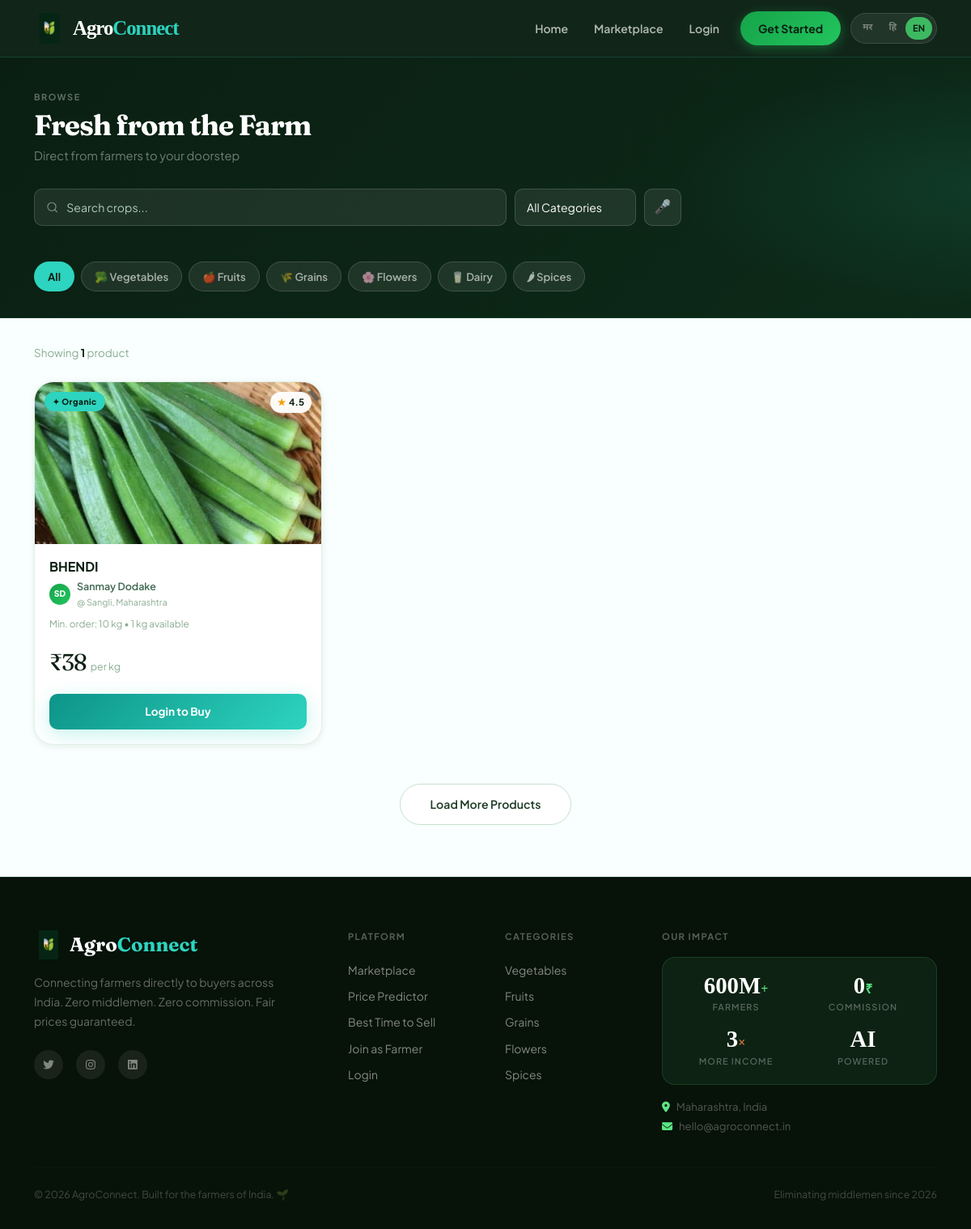
/marketplace, run on the app's committed database.
### models.py (models this page shows)
class Product(db.Model):
    __tablename__ = 'products'
    product_id  = db.Column(db.Integer, primary_key=True)
    farmer_id   = db.Column(db.Integer, db.ForeignKey('users.user_id'), nullable=False)
    crop_name   = db.Column(db.String(100), nullable=False)
    category    = db.Column(db.String(50))
    quantity    = db.Column(db.Float)
    unit        = db.Column(db.String(20))
    price       = db.Column(db.Float)
    mrp         = db.Column(db.Float, nullable=True)   # MRP / original price
    description = db.Column(db.Text)
    image       = db.Column(db.String(200), default='default.jpg')
    status      = db.Column(db.String(20), default='available')
    created_at  = db.Column(db.DateTime, default=datetime.utcnow)
    farmer      = db.relationship('User', foreign_keys=[farmer_id])

class User(db.Model):
    __tablename__ = 'users'
    user_id    = db.Column(db.Integer, primary_key=True)
    name       = db.Column(db.String(100), nullable=False)
    email      = db.Column(db.String(100), unique=True, nullable=False)
    password   = db.Column(db.String(200), nullable=False)
    role       = db.Column(db.String(20), nullable=False)
    phone      = db.Column(db.String(15))
    location   = db.Column(db.String(100))
    created_at = db.Column(db.DateTime, default=datetime.utcnow)

### routes/buyer.py (the view)
@buyer.route('/marketplace')
def marketplace():
    search = request.args.get('search', '')
    category = request.args.get('category', '')
    query = Product.query.filter_by(status='available')
    if search:
        query = query.filter(Product.crop_name.ilike(f'%{search}%'))
    if category:
        query = query.filter_by(category=category)
    products = query.order_by(Product.created_at.desc()).all()
    return render_template('buyer/marketplace.html', products=products, search=search)

### translations.py (called while the page is built)
def t(key, lang='en'):
    entry = TRANSLATIONS.get(key, {})
    return entry.get(lang) or entry.get('en') or key

### templates/buyer/marketplace.html (shortened to what this page needs)
{% extends 'base.html' %}
{% block content %}
<div class="page-hdr">
  <div class="container" style="position:relative;z-index:2;">
    <div class="page-hdr-eyebrow">Browse</div>
    <h1 style="font-size:2.2rem;margin-bottom:6px;">{{ t('market_title') }}</h1>
    <p style="margin-bottom:28px;">{{ t('market_subtitle') }}</p>
    <form method="GET" action="/marketplace" id="searchForm">
      <div style="display:flex;gap:10px;flex-wrap:wrap;max-width:800px;">
        <div class="search-wrap" style="flex:1;min-width:240px;background:rgba(255,255,255,0.08);border-color:rgba(255,255,255,0.15);">
          <svg width="16" height="16" fill="none" viewBox="0 0 24 24"><circle cx="11" cy="11" r="8" stroke="rgba(255,255,255,0.45)" stroke-width="1.8"/><path d="m21 21-4.35-4.35" stroke="rgba(255,255,255,0.45)" stroke-width="1.8" stroke-linecap="round"/></svg>
          <input type="text" name="search" id="searchInput" value="{{ search }}" placeholder="{{ t('search_ph') }}" style="color:#fff;">
        </div>
        <select name="category" style="background:rgba(255,255,255,0.08);border:1px solid rgba(255,255,255,0.15);border-radius:var(--r-sm);padding:0 36px 0 14px;color:#fff;font-size:0.88rem;outline:none;cursor:pointer;font-family:inherit;min-width:150px;appearance:none;" onchange="this.form.submit()">
          <option value="" style="background:#0d2a18;" {% if not request.args.get('category') %}selected{% endif %}>All Categories</option>
        </select>
        <button type="button" onclick="startVoiceSearch()" title="Voice Search" style="width:46px;height:46px;background:rgba(255,255,255,0.08);border:1px solid rgba(255,255,255,0.15);border-radius:var(--r-sm);cursor:pointer;font-size:1.05rem;flex-shrink:0;transition:all 0.18s;" onmouseover="this.style.background='rgba(45,212,191,0.15)'" onmouseout="this.style.background='rgba(255,255,255,0.08)'">🎤</button>
      </div>
      <div id="voiceStatus" style="color:rgba(45,212,191,0.75);font-size:0.80rem;margin-top:8px;min-height:18px;"></div>
      <div style="display:flex;gap:8px;flex-wrap:wrap;margin-top:18px;">
        {% for cat,emoji in [('','All'),('vegetables','🥦 Vegetables'),('fruits','🍎 Fruits'),('grains','🌾 Grains'),('flowers','🌸 Flowers'),('dairy','🥛 Dairy'),('spices','🌶 Spices')] %}
        <a href="/marketplace{% if cat %}?category={{ cat }}{% endif %}" class="cat-pill {% if (not cat and not request.args.get('category')) or request.args.get('category')==cat %}active{% endif %}">{{ emoji }}</a>
        {% endfor %}
      </div>
    </form>
  </div>
</div>
<div class="page-body" style="padding-top:32px;">
  <div class="container">
    <p style="font-size:0.84rem;color:var(--txt-300);margin-bottom:24px;">
      Showing <strong style="color:var(--txt-900);">{{ products|length }}</strong> product{{ 's' if products|length!=1 else '' }}{% if search %} &middot; matching "{{ search }}"{% endif %}
    </p>
    {% if products %}
    <div class="row g-4">
      {% for product in products %}
      <div class="col-6 col-md-4">
        <div class="product-card">
          <div style="position:relative;overflow:hidden;">
            <img class="product-card-img" src="/static/images/{{ product.image }}" alt="{{ product.crop_name }}"
                 onerror="this.src='https://images.unsplash.com/photo-1540420773420-3366772f4999?w=400'">
            {% if product.category in ['vegetables','fruits'] %}
            <div style="position:absolute;top:12px;left:12px;background:var(--accent);color:#0a1f12;font-size:0.63rem;font-weight:800;padding:4px 10px;border-radius:var(--r-pill);letter-spacing:0.05em;">✦ Organic</div>
            {% endif %}
            <div style="position:absolute;top:12px;right:12px;background:rgba(255,255,255,0.95);color:var(--txt-900);font-size:0.72rem;font-weight:700;padding:4px 9px;border-radius:var(--r-pill);display:flex;align-items:center;gap:4px;">
              <span style="color:#f59e0b;">★</span> {{ (4.5+loop.index0*0.1)|round(1) }}
            </div>
          </div>
          <div class="product-card-body">
            <h5 style="font-size:1rem;font-weight:700;color:var(--txt-900);margin:0 0 6px;">{{ product.crop_name }}</h5>
            <div style="display:flex;align-items:center;gap:8px;margin-bottom:10px;">
              <div class="avatar av-green" style="width:26px;height:26px;font-size:0.65rem;">
                {{ product.farmer.name[0]|upper }}{{ product.farmer.name.split(' ')[1][0]|upper if product.farmer.name.split(' ')|length>1 else '' }}
              </div>
              <div>
                <div style="font-size:0.78rem;font-weight:600;color:var(--txt-500);">{{ product.farmer.name }}</div>
                <div style="font-size:0.68rem;color:var(--txt-300);">@ {{ product.farmer.location or 'Maharashtra' }}</div>
              </div>
            </div>
            <div style="font-size:0.74rem;color:var(--txt-300);margin-bottom:14px;">Min. order: 10 kg &bull; {{ product.quantity|int }} {{ product.unit }} available</div>
            <div style="display:flex;align-items:baseline;gap:5px;margin-bottom:16px;">
              <span style="font-family:'Fraunces',serif;font-size:1.8rem;font-weight:400;color:var(--txt-900);letter-spacing:-0.03em;">₹{{ product.price|int }}</span>
              <span style="font-size:0.78rem;color:var(--txt-300);">per {{ product.unit }}</span>
            </div>
            {% if session.user_role == 'buyer' %}
            <form method="POST" action="/add-to-cart/{{ product.product_id }}" style="margin-top:auto;">
              <div style="display:flex;gap:8px;">
                <input type="number" name="quantity" value="1" min="1" max="{{ product.quantity }}"
                       class="field-input" style="width:60px;padding:9px 8px;text-align:center;">
                <button type="submit" class="btn-mint" style="flex:1;justify-content:center;padding:10px;font-size:0.84rem;border-radius:var(--r-sm);">
                  🛒 {{ t('buy_now_btn') }}
                </button>
              </div>
            </form>
            {% elif session.user_role == 'farmer' %}
            <div style="background:var(--bg-amber);border-radius:var(--r-sm);padding:10px;text-align:center;font-size:0.78rem;color:#d97706;font-weight:600;border:1px solid #fde68a;margin-top:auto;">Farmers cannot buy</div>
            {% else %}
            <a href="/login" class="btn-mint" style="justify-content:center;padding:11px;font-size:0.85rem;border-radius:var(--r-sm);margin-top:auto;">Login to Buy</a>
            {% endif %}
          </div>
        </div>
      </div>
      {% endfor %}
    </div>
    <div style="text-align:center;margin-top:48px;">
      <button class="btn-outline" style="padding:13px 36px;border-radius:var(--r-pill);">Load More Products</button>
    </div>
    {% endif %}
  </div>
</div>
{% endblock %}

### data on the page
Product: image (picture), category "✦ Organic", index0 "4.5", crop_name "BHENDI", farmer "S", farmer.name.split|length "D", farmer.name "Sanmay Dodake", farmer "Sangli, Maharashtra", quantity "1", unit "kg", price "38"

### other printed values
{{ t('nav_home') }} "Home"
{{ t('nav_marketplace') }} "Marketplace"
{{ t('nav_login') }} "Login"
{{ t('nav_get_started') }} "Get Started"
{{ t('market_title') }} "Fresh from the Farm"
{{ t('market_subtitle') }} "Direct from farmers to your doorstep"
{{ emoji }} "All" "🥦 Vegetables" "🍎 Fruits" "🌾 Grains" "🌸 Flowers" "🥛 Dairy" "🌶 Spices"
{{ products|length }} "1"
{{ t('footer_tagline') }} "Connecting farmers directly to buyers across India. Zero middlemen. Zero commission. Fair prices guaranteed."
{{ t('nav_price') }} "Price Predictor"
{{ t('nav_best_time') }} "Best Time to Sell"
{{ cat|capitalize }} "Vegetables" "Fruits" "Grains" "Flowers" "Spices"
{{ t('footer_copy') }} "© 2026 AgroConnect. Built for the farmers of India. 🌱"
